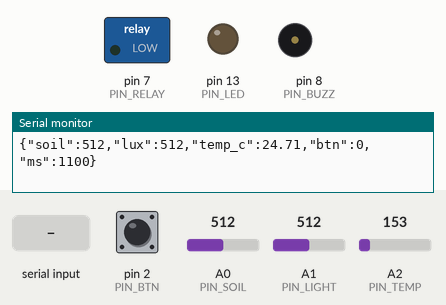
This sketch was run on a simulated Arduino Uno, built with avr-gcc and run on an emulated ATmega328P. On the bench: switched loads named in the sketch (green lamp = pin HIGH), output pins drawn as LEDs (lit = HIGH), buzzer (waves = sounding), the last lines printed to the serial monitor. The test bench sets the inputs (shaded band); at power-on: pin 2 (PIN_BTN) HIGH, A0 (PIN_SOIL) = 512, A1 (PIN_LIGHT) = 512, A2 (PIN_TEMP) = 153.

Above: at 1.2 s.
1.3 s: "PUMP_ON\n" received over Serial
At 2.1 s:
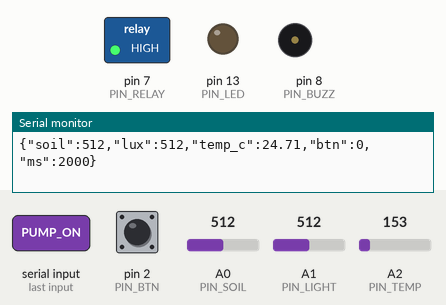
2.8 s: "LED_ON\n" received over Serial
At 3.1 s:
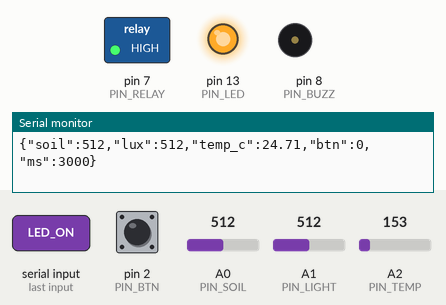
4.3 s: "PUMP_OFF\n" received over Serial
At 5.5 s:
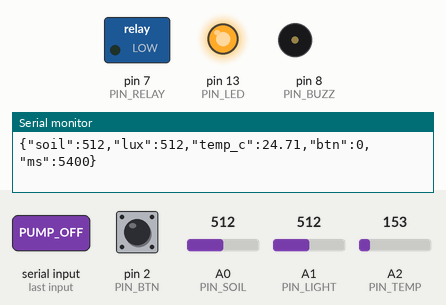
5.8 s: "BUZZ\n" received over Serial
At 5.97 s:
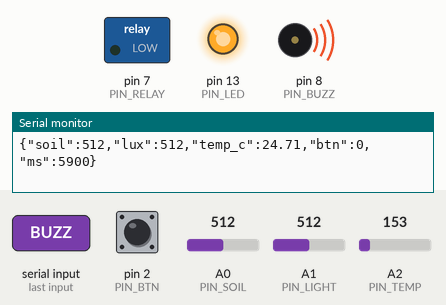
Timing chart, 0 to 8.8 s (numbered marks = the images above; inputs shaded):
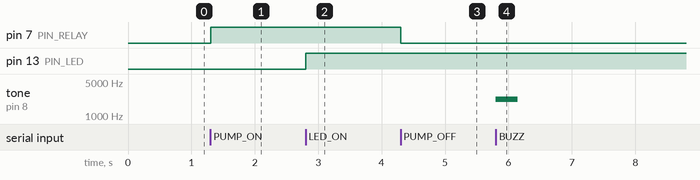

Measured:
- after the input at 1.3 s, pin 7 (PIN_RELAY): LOW → HIGH at once
- after the input at 2.8 s, pin 13 (PIN_LED): LOW → HIGH at once
- after the input at 4.3 s, pin 7 (PIN_RELAY): HIGH → LOW at once
- after the input at 5.8 s, tone on pin 8 (PIN_BUZZ): silent → 2200 Hz at once, → silent 0.35 s later

The sketch:

arduino_stream.ino
```cpp
/*
 * Sundai sensor streamer — Arduino Uno Rev3 / Nano 33 IoT / Uno Q (MCU side).
 *
 * The board is deliberately dumb: read sensors, print one JSON object per line
 * over USB serial, listen for one-word commands back. All intelligence lives on
 * the laptop, where the foundation model runs.
 *
 * Out (every SAMPLE_MS):  {"soil":612,"temp_c":22.4,"lux":410,"btn":0}
 * In  (newline-terminated): PUMP_ON | PUMP_OFF | BUZZ | LED_ON | LED_OFF | PING
 *
 * Wiring (change the pins to match what you actually grabbed):
 *   A0  soil moisture analog out
 *   A1  LDR / light sensor
 *   A2  TMP36 temperature  (swap for DHT11 below if that's what you have)
 *   D2  push button (INPUT_PULLUP)
 *   D7  relay IN   (pump / lamp)
 *   D8  buzzer +
 *   D13 onboard LED
 */

const unsigned long SAMPLE_MS = 100;   // 10 Hz

const int PIN_SOIL  = A0;
const int PIN_LIGHT = A1;
const int PIN_TEMP  = A2;
const int PIN_BTN   = 2;
const int PIN_RELAY = 7;
const int PIN_BUZZ  = 8;
const int PIN_LED   = 13;

unsigned long lastSample = 0;
String inbuf = "";

void setup() {
  Serial.begin(115200);
  pinMode(PIN_BTN, INPUT_PULLUP);
  pinMode(PIN_RELAY, OUTPUT);
  pinMode(PIN_BUZZ, OUTPUT);
  pinMode(PIN_LED, OUTPUT);
  digitalWrite(PIN_RELAY, LOW);
  inbuf.reserve(32);
  // Non-JSON lines are treated as log output by the host, so this is safe.
  Serial.println("sundai streamer ready");
}

void handleCommand(String cmd) {
  cmd.trim();
  if (cmd == "PUMP_ON")       digitalWrite(PIN_RELAY, HIGH);
  else if (cmd == "PUMP_OFF") digitalWrite(PIN_RELAY, LOW);
  else if (cmd == "LED_ON")   digitalWrite(PIN_LED, HIGH);
  else if (cmd == "LED_OFF")  digitalWrite(PIN_LED, LOW);
  else if (cmd == "BUZZ")     { tone(PIN_BUZZ, 2200, 350); }
  else if (cmd == "ALERT")    { tone(PIN_BUZZ, 2800, 700); digitalWrite(PIN_LED, HIGH); }
  else if (cmd == "PING")     Serial.println("pong");
  else                        { Serial.print("unknown cmd: "); Serial.println(cmd); }
}

void loop() {
  while (Serial.available()) {
    char c = (char)Serial.read();
    if (c == '\n') { handleCommand(inbuf); inbuf = ""; }
    else if (c != '\r' && inbuf.length() < 30) inbuf += c;
  }

  unsigned long now = millis();
  if (now - lastSample < SAMPLE_MS) return;
  lastSample = now;

  int soil  = analogRead(PIN_SOIL);
  int light = analogRead(PIN_LIGHT);
  int traw  = analogRead(PIN_TEMP);
  // TMP36: 10 mV/degC, 500 mV offset, 5 V reference over 1024 counts.
  float tempC = ((traw * 5.0 / 1024.0) - 0.5) * 100.0;
  int btn = (digitalRead(PIN_BTN) == LOW) ? 1 : 0;

  Serial.print("{\"soil\":");    Serial.print(soil);
  Serial.print(",\"lux\":");     Serial.print(light);
  Serial.print(",\"temp_c\":");  Serial.print(tempC, 2);
  Serial.print(",\"btn\":");     Serial.print(btn);
  Serial.print(",\"ms\":");      Serial.print(now);
  Serial.println("}");
}
```
